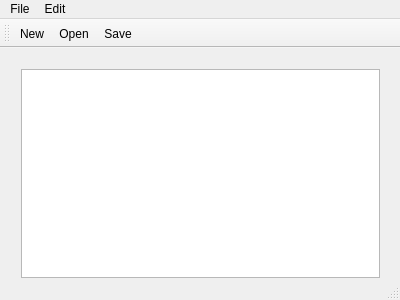
<?xml version="1.0" encoding="UTF-8"?>
<ui version="4.0">
 <class>MainWindow</class>
 <widget class="QMainWindow" name="MainWindow">
  <property name="geometry">
   <rect>
    <x>0</x>
    <y>0</y>
    <width>400</width>
    <height>300</height>
   </rect>
  </property>
  <property name="windowTitle">
   <string>MainWindow</string>
  </property>
  <widget class="QWidget" name="centralWidget">
   <widget class="QWidget" name="verticalLayoutWidget">
    <property name="geometry">
     <rect>
      <x>10</x>
      <y>10</y>
      <width>381</width>
      <height>231</height>
     </rect>
    </property>
    <layout class="QVBoxLayout" name="verticalLayout">
     <item>
      <widget class="QTextEdit" name="textEdit"/>
     </item>
    </layout>
   </widget>
  </widget>
  <widget class="QMenuBar" name="menuBar">
   <property name="geometry">
    <rect>
     <x>0</x>
     <y>0</y>
     <width>400</width>
     <height>21</height>
    </rect>
   </property>
   <widget class="QMenu" name="menuFile">
    <property name="title">
     <string>File</string>
    </property>
    <addaction name="actionNew"/>
    <addaction name="actionOpen"/>
    <addaction name="actionSave"/>
    <addaction name="actionExit"/>
   </widget>
   <widget class="QMenu" name="menuEdit">
    <property name="title">
     <string>Edit</string>
    </property>
    <addaction name="actionCopy"/>
    <addaction name="actionPaste"/>
    <addaction name="actionUndo"/>
    <addaction name="actionRedo"/>
   </widget>
   <addaction name="menuFile"/>
   <addaction name="menuEdit"/>
  </widget>
  <widget class="QToolBar" name="mainToolBar">
   <attribute name="toolBarArea">
    <enum>TopToolBarArea</enum>
   </attribute>
   <attribute name="toolBarBreak">
    <bool>false</bool>
   </attribute>
   <addaction name="actionNew"/>
   <addaction name="actionOpen"/>
   <addaction name="actionSave"/>
  </widget>
  <widget class="QStatusBar" name="statusBar"/>
  <action name="actionNew">
   <property name="checkable">
    <bool>false</bool>
   </property>
   <property name="icon">
    <iconset resource="images/images.qrc">
     <normaloff>:/images/new.png</normaloff>
     <normalon>:/images/new.png</normalon>:/images/new.png</iconset>
   </property>
   <property name="text">
    <string>New</string>
   </property>
  </action>
  <action name="actionOpen">
   <property name="checkable">
    <bool>false</bool>
   </property>
   <property name="icon">
    <iconset resource="images/images.qrc">
     <normaloff>:/images/open.png</normaloff>
     <normalon>:/images/new.png</normalon>:/images/open.png</iconset>
   </property>
   <property name="text">
    <string>Open</string>
   </property>
  </action>
  <action name="actionSave">
   <property name="icon">
    <iconset resource="images/images.qrc">
     <normaloff>:/images/save.png</normaloff>:/images/save.png</iconset>
   </property>
   <property name="text">
    <string>Save</string>
   </property>
  </action>
  <action name="actionExit">
   <property name="icon">
    <iconset resource="images/images.qrc">
     <normaloff>:/images/exit.png</normaloff>:/images/exit.png</iconset>
   </property>
   <property name="text">
    <string>Exit</string>
   </property>
  </action>
  <action name="actionCopy">
   <property name="icon">
    <iconset resource="images/images.qrc">
     <normaloff>:/images/copy.png</normaloff>:/images/copy.png</iconset>
   </property>
   <property name="text">
    <string>Copy</string>
   </property>
  </action>
  <action name="actionPaste">
   <property name="icon">
    <iconset resource="images/images.qrc">
     <normaloff>:/images/paste.png</normaloff>:/images/paste.png</iconset>
   </property>
   <property name="text">
    <string>Paste</string>
   </property>
  </action>
  <action name="actionUndo">
   <property name="icon">
    <iconset resource="images/images.qrc">
     <normaloff>:/images/undo.png</normaloff>:/images/undo.png</iconset>
   </property>
   <property name="text">
    <string>Undo</string>
   </property>
  </action>
  <action name="actionRedo">
   <property name="icon">
    <iconset resource="images/images.qrc">
     <normaloff>:/images/redo.png</normaloff>:/images/redo.png</iconset>
   </property>
   <property name="text">
    <string>Redo</string>
   </property>
  </action>
 </widget>
 <layoutdefault spacing="6" margin="11"/>
 <resources>
  <include location="images/images.qrc"/>
  <include location="images/images.qrc"/>
  <include location="images/images.qrc"/>
 </resources>
 <connections/>
</ui>
